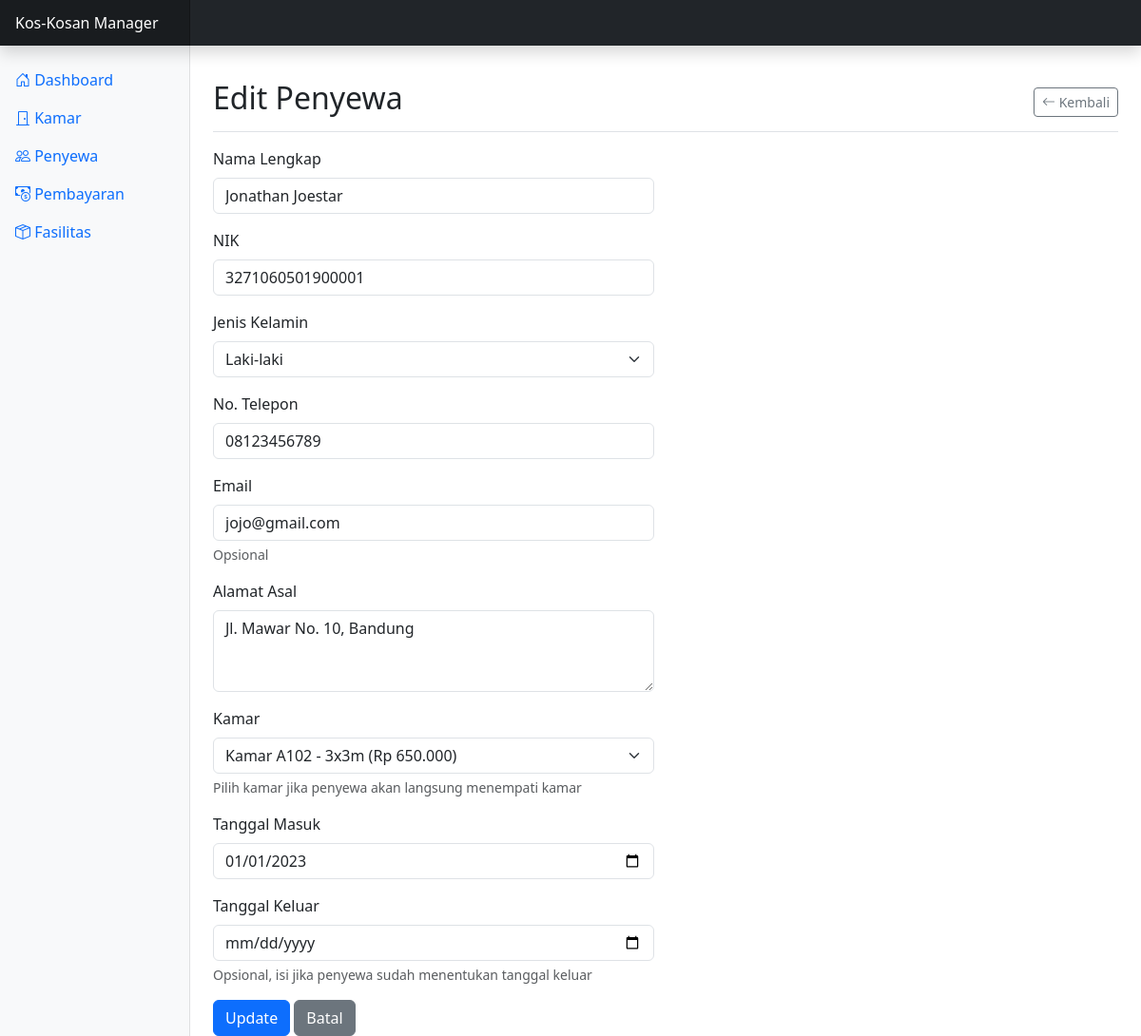
The page /penyewa.php?action=edit&id=1 on the database its author committed.
### tables this page shows
CREATE TABLE penyewa (
    id_penyewa INT AUTO_INCREMENT PRIMARY KEY,
    id_kamar INT NULL,
    nama_lengkap VARCHAR(100) NOT NULL,
    nik VARCHAR(20) NOT NULL,
    jenis_kelamin ENUM('L', 'P') NOT NULL,
    no_telepon VARCHAR(15) NOT NULL,
    email VARCHAR(100),
    alamat_asal TEXT NOT NULL,
    tanggal_masuk DATE NOT NULL,
    tanggal_keluar DATE,
    created_at TIMESTAMP DEFAULT CURRENT_TIMESTAMP,
    updated_at TIMESTAMP DEFAULT CURRENT_TIMESTAMP ON UPDATE CURRENT_TIMESTAMP,
    FOREIGN KEY (id_kamar) REFERENCES kamar(id_kamar) ON DELETE SET NULL
);

### class/Penyewa.php (called while the page is built, shortened)
<?php
class Penyewa {
    private $conn;
    private $table_name = "penyewa";
    public $id_penyewa;
    public function __construct($db) {
        $this->conn = $db;
    }
    public function getOne() {
        $query = "SELECT p.*, k.nomor_kamar
                  FROM " . $this->table_name . " p
                  LEFT JOIN kamar k ON p.id_kamar = k.id_kamar
                  WHERE p.id_penyewa = :id";
        $stmt = $this->conn->prepare($query);
        $this->id_penyewa = htmlspecialchars(strip_tags($this->id_penyewa));
        $stmt->bindParam(":id", $this->id_penyewa);
        $stmt->execute();
        $row = $stmt->fetch(PDO::FETCH_ASSOC);
        if($row) {
            $this->id_kamar = $row['id_kamar'];
            $this->nama_lengkap = $row['nama_lengkap'];
            $this->nik = $row['nik'];
            $this->jenis_kelamin = $row['jenis_kelamin'];
            $this->no_telepon = $row['no_telepon'];
            $this->email = $row['email'];
            $this->alamat_asal = $row['alamat_asal'];
            $this->tanggal_masuk = $row['tanggal_masuk'];
            $this->tanggal_keluar = $row['tanggal_keluar'];
            return true;
        }
        return false;
    }
}
?>

### class/Kamar.php (called while the page is built, shortened)
<?php
class Kamar {
    private $conn;
    private $table_name = "kamar";
    public $id_kamar;
    public function __construct($db) {
        $this->conn = $db;
    }
    public function getOne() {
        $query = "SELECT * FROM " . $this->table_name . " WHERE id_kamar = :id";
        $stmt = $this->conn->prepare($query);
        $this->id_kamar = htmlspecialchars(strip_tags($this->id_kamar));
        $stmt->bindParam(":id", $this->id_kamar);
        $stmt->execute();
        $row = $stmt->fetch(PDO::FETCH_ASSOC);
        if($row) {
            $this->nomor_kamar = $row['nomor_kamar'];
            return true;
        }
        return false;
    }
}
?>

### view/penyewa/form.php (the view, shortened to what this page needs)
<?php
$id_penyewa = isset($_GET['id']) ? $_GET['id'] : '';
$id_kamar = $nama_lengkap = $nik = $jenis_kelamin = $no_telepon = $email = $alamat_asal = $tanggal_masuk = $tanggal_keluar = '';
$page_title = 'Tambah Penyewa';
$btn_label = 'Simpan';
$action = 'create';
if($id_penyewa) {
    $penyewa->id_penyewa = $id_penyewa;
    $penyewa->getOne();
    $id_kamar = $penyewa->id_kamar;
    $nama_lengkap = $penyewa->nama_lengkap;
    $nik = $penyewa->nik;
    $jenis_kelamin = $penyewa->jenis_kelamin;
    $no_telepon = $penyewa->no_telepon;
    $email = $penyewa->email;
    $alamat_asal = $penyewa->alamat_asal;
    $tanggal_masuk = $penyewa->tanggal_masuk;
    $tanggal_keluar = $penyewa->tanggal_keluar;
    $page_title = 'Edit Penyewa';
    $btn_label = 'Update';
    $action = 'update';
}
?>
<div class="d-flex justify-content-between flex-wrap flex-md-nowrap align-items-center pt-3 pb-2 mb-3 border-bottom">
    <h1 class="h2"><?php echo $page_title; ?></h1>
    <div class="btn-toolbar mb-2 mb-md-0">
        <a href="penyewa.php" class="btn btn-sm btn-outline-secondary">
            <i class="bi bi-arrow-left"></i> Kembali
        </a>
    </div>
</div>
<div class="row">
    <div class="col-md-6">
        <form action="penyewa.php?action=<?php echo $action; ?>" method="post">
            <div class="mb-3">
                <label for="nama_lengkap" class="form-label">Nama Lengkap</label>
                <input type="text" class="form-control" id="nama_lengkap" name="nama_lengkap" value="<?php echo $nama_lengkap; ?>" required>
            </div>
            <div class="mb-3">
                <label for="nik" class="form-label">NIK</label>
                <input type="text" class="form-control" id="nik" name="nik" value="<?php echo $nik; ?>" required>
            </div>
            <div class="mb-3">
                <label for="jenis_kelamin" class="form-label">Jenis Kelamin</label>
                <select class="form-select" id="jenis_kelamin" name="jenis_kelamin" required>
                    <option value="L" <?php echo $jenis_kelamin == 'L' ? 'selected' : ''; ?>>Laki-laki</option>
                </select>
            </div>
            <div class="mb-3">
                <label for="no_telepon" class="form-label">No. Telepon</label>
                <input type="text" class="form-control" id="no_telepon" name="no_telepon" value="<?php echo $no_telepon; ?>" required>
            </div>
            <div class="mb-3">
                <label for="email" class="form-label">Email</label>
                <input type="email" class="form-control" id="email" name="email" value="<?php echo $email; ?>">
                <div class="form-text">Opsional</div>
            </div>
            <div class="mb-3">
                <label for="alamat_asal" class="form-label">Alamat Asal</label>
                <textarea class="form-control" id="alamat_asal" name="alamat_asal" rows="3" required><?php echo $alamat_asal; ?></textarea>
            </div>
            <div class="mb-3">
                <label for="id_kamar" class="form-label">Kamar</label>
                <select class="form-select" id="id_kamar" name="id_kamar">
                    <?php
                    if($action == 'update' && $id_kamar) {
                        $kamar->id_kamar = $id_kamar;
                        $kamar->getOne();
                        echo "<option value='" . $id_kamar . "' selected>Kamar " . $kamar->nomor_kamar . " - " . $kamar->ukuran . " (Rp " . number_format($kamar->harga_sewa, 0, ',', '.') . ")</option>";
                    }
                    ?>
                </select>
                <div class="form-text">Pilih kamar jika penyewa akan langsung menempati kamar</div>
            </div>
            <div class="mb-3">
                <label for="tanggal_masuk" class="form-label">Tanggal Masuk</label>
                <input type="date" class="form-control" id="tanggal_masuk" name="tanggal_masuk" value="<?php echo $tanggal_masuk; ?>" required>
            </div>
            <div class="mb-3">
                <label for="tanggal_keluar" class="form-label">Tanggal Keluar</label>
                <input type="date" class="form-control" id="tanggal_keluar" name="tanggal_keluar" value="<?php echo $tanggal_keluar; ?>">
                <div class="form-text">Opsional, isi jika penyewa sudah menentukan tanggal keluar</div>
            </div>
            <button type="submit" class="btn btn-primary"><?php echo $btn_label; ?></button>
            <a href="penyewa.php" class="btn btn-secondary">Batal</a>
        </form>
    </div>
</div>

### rows shown on the page
penyewa: nama_lengkap "Jonathan Joestar", nik "3271060501900001", jenis_kelamin "Laki-laki", no_telepon "08123456789", email "jojo@gmail.com", alamat_asal "Jl. Mawar No. 10, Bandung", id_kamar "Kamar A102 - 3x3m (Rp 650.000)", tanggal_masuk "01/01/2023"

### other values the page prints
$page_title "Edit Penyewa"
$btn_label "Update"
